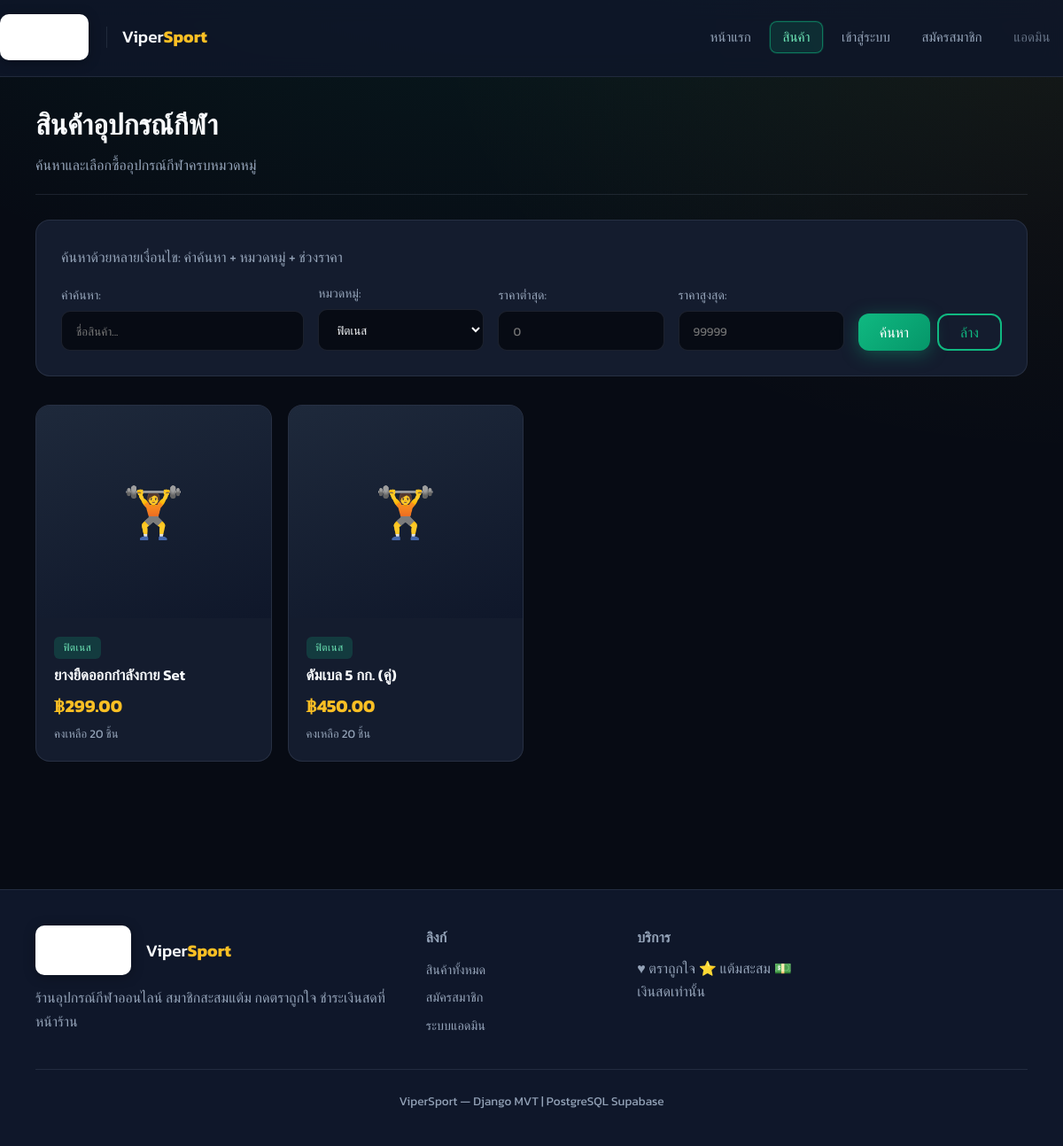
Screenshot of /products/?category=3 with the database file from the repository.
### shop/models.py (models this page shows, shortened)
class Product(models.Model):
    category = models.ForeignKey(
        Category,
        on_delete=models.PROTECT,
        related_name='products',
        verbose_name='หมวดหมู่',
    )
    name = models.CharField('ชื่อสินค้า', max_length=200)
    description = models.TextField('รายละเอียด', blank=True)
    price = models.DecimalField(
        'ราคา (บาท)',
        max_digits=10,
        decimal_places=2,
        validators=[MinValueValidator(0)],
    )
    stock = models.PositiveIntegerField('คงเหลือ', default=0)
    image = models.ImageField('รูปภาพ', upload_to='products/', blank=True, null=True)
    is_active = models.BooleanField('เปิดขาย', default=True)
    created_at = models.DateTimeField(auto_now_add=True)
    updated_at = models.DateTimeField(auto_now=True)
    class Meta:
        verbose_name = 'สินค้า'
        verbose_name_plural = 'สินค้า'
        ordering = ['-created_at']

class Category(models.Model):
    name = models.CharField('หมวดหมู่', max_length=100)
    slug = models.SlugField(unique=True)
    description = models.TextField(blank=True)
    class Meta:
        verbose_name = 'หมวดหมู่'
        verbose_name_plural = 'หมวดหมู่'
        ordering = ['name']
    def __str__(self):
        return self.name

### shop/views.py (the view)
# urls.py: path('products/', views.product_list, name='product_list'),
def product_list(request):
    form = ProductSearchForm(request.GET or None)
    products = Product.objects.filter(is_active=True)
    if form.is_valid():
        q = form.cleaned_data.get('q')
        category = form.cleaned_data.get('category')
        min_price = form.cleaned_data.get('min_price')
        max_price = form.cleaned_data.get('max_price')
        if q:
            products = products.filter(
                Q(name__icontains=q) | Q(description__icontains=q)
            )
        if category:
            products = products.filter(category=category)
        if min_price is not None:
            products = products.filter(price__gte=min_price)
        if max_price is not None:
            products = products.filter(price__lte=max_price)
    favorite_ids = set()
    if request.user.is_authenticated:
        profile = get_or_create_profile(request.user)
        favorite_ids = set(
            Favorite.objects.filter(member=profile).values_list('product_id', flat=True)
        )
    return render(request, 'shop/product_list.html', {
        'products': products,
        'form': form,
        'favorite_ids': favorite_ids,
    })

### shop/forms.py
class ProductSearchForm(forms.Form):
    q = forms.CharField(
        required=False,
        label='คำค้นหา',
        widget=forms.TextInput(attrs={'placeholder': 'ชื่อสินค้า...'}),
    )
    category = forms.ModelChoiceField(
        queryset=Category.objects.all(),
        required=False,
        empty_label='ทุกหมวดหมู่',
        label='หมวดหมู่',
    )
    min_price = forms.DecimalField(
        required=False,
        min_value=0,
        label='ราคาต่ำสุด',
        widget=forms.NumberInput(attrs={'placeholder': '0'}),
    )
    max_price = forms.DecimalField(
        required=False,
        min_value=0,
        label='ราคาสูงสุด',
        widget=forms.NumberInput(attrs={'placeholder': '99999'}),
    )

### shop/context_processors.py (called while the page is built)
def cart_context(request):
    cart = request.session.get('cart', {})
    count = sum(item.get('qty', 0) for item in cart.values())
    return {'cart_count': count}

### templates/shop/product_list.html (shortened to what this page needs)
{% extends 'base.html' %}
{% block content %}
<div class="container page-content">
  <header class="page-head">
    <h1>สินค้าอุปกรณ์กีฬา</h1>
    <p class="muted">ค้นหาและเลือกซื้ออุปกรณ์กีฬาครบหมวดหมู่</p>
  </header>
  <form method="get" class="search-panel">
    <p class="muted mb-2">ค้นหาด้วยหลายเงื่อนไข: คำค้นหา + หมวดหมู่ + ช่วงราคา</p>
    <div class="search-grid">
      <div class="form-group">{{ form.q.label_tag }} {{ form.q }}</div>
      <div class="form-group">{{ form.category.label_tag }} {{ form.category }}</div>
      <div class="form-group">{{ form.min_price.label_tag }} {{ form.min_price }}</div>
      <div class="form-group">{{ form.max_price.label_tag }} {{ form.max_price }}</div>
      <div class="search-actions">
        <button type="submit" class="btn">ค้นหา</button>
        <a href="{% url 'product_list' %}" class="btn btn-outline">ล้าง</a>
      </div>
    </div>
  </form>
  <div class="card-grid">
    {% for product in products %}
    <article class="product-card">
      <a href="{% url 'product_detail' product.pk %}">
        {% if product.image %}
        <img src="{{ product.image.url }}" alt="{{ product.name }}">
        {% else %}
        <div class="placeholder-img">🏋️</div>
        {% endif %}
        <div class="card-body">
          <span class="badge">{{ product.category.name }}</span>
          <h3>{{ product.name }}</h3>
          <p class="price">฿{{ product.price }}</p>
          <p class="stock">คงเหลือ {{ product.stock }} ชิ้น</p>
        </div>
      </a>
    </article>
    {% empty %}
    <p>ไม่พบสินค้าตามเงื่อนไขที่ค้นหา</p>
    {% endfor %}
  </div>
</div>
{% endblock %}

### rows the page displays
Product: category.name "ฟิตเนส", name "ยางยืดออกกำลังกาย Set", price "299.00", stock "20"
Product: category.name "ฟิตเนส", name "ดัมเบล 5 กก. (คู่)", price "450.00", stock "20"
